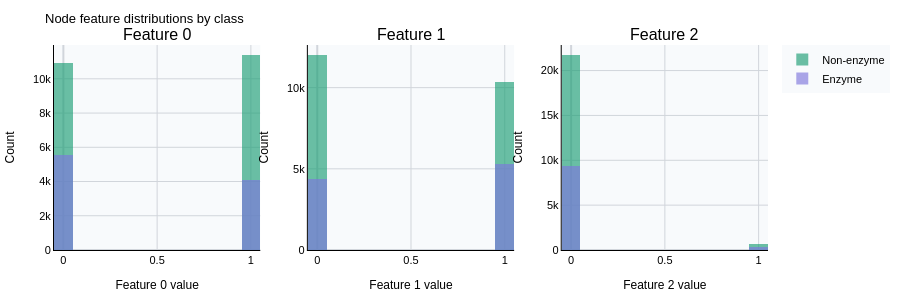

The cell this chart's notebook holds for it:
### Code cell
# ── Node feature distributions ──
def plot_node_features(data_list, n_feat=3):
    fig = make_subplots(rows=1, cols=n_feat,
        subplot_titles=[f"Feature {i}" for i in range(n_feat)])
    colors = {0: "#1D9E75", 1: "#7F77DD"}
    for feat_idx in range(n_feat):
        for cls, col in colors.items():
            vals = []
            for d in data_list:
                if int(d.y.item()) == cls and d.x is not None:
                    vals.extend(d.x[:, feat_idx].tolist())
            fig.add_trace(go.Histogram(
                x=vals, name=("Enzyme" if cls==1 else "Non-enzyme"),
                marker_color=col, opacity=0.65, nbinsx=20,
                showlegend=(feat_idx == 0)), row=1, col=feat_idx+1)
    fig.update_layout(barmode="overlay", height=300,
        title=dict(text="Node feature distributions by class", font=dict(color=BLK, size=13)),
        legend=dict(bgcolor=PANEL_BG, font=dict(color=BLK)),
        **PLOTLY_LAYOUT)
    for i in range(n_feat):
        fig.update_xaxes(**_ax2d(f"Feature {i} value"), row=1, col=i+1)
        fig.update_yaxes(**_ax2d("Count"),               row=1, col=i+1)
    return fig

fig_feat = plot_node_features(all_data, n_feat=N_FEAT)
fig_feat.show()

### Figure 1 — Plotly figure (JSON) as saved in the notebook; plotly's stock layout.template omitted (floating-point values rounded to 4 significant figures; data arrays with more than 128 entries replaced by an {"elided": "..."} marker saying what was removed)
{"data": [{"marker": {"color": "#1D9E75"}, "name": "Non-enzyme", "nbinsx": 20, "opacity": 0.65, "showlegend": true, "type": "histogram", "x": {"elided": "22328 int values"}, "xaxis": "x", "yaxis": "y"}, {"marker": {"color": "#7F77DD"}, "name": "Enzyme", "nbinsx": 20, "opacity": 0.65, "showlegend": true, "type": "histogram", "x": {"elided": "9663 int values"}, "xaxis": "x", "yaxis": "y"}, {"marker": {"color": "#1D9E75"}, "name": "Non-enzyme", "nbinsx": 20, "opacity": 0.65, "showlegend": false, "type": "histogram", "x": {"elided": "22328 int values"}, "xaxis": "x2", "yaxis": "y2"}, {"marker": {"color": "#7F77DD"}, "name": "Enzyme", "nbinsx": 20, "opacity": 0.65, "showlegend": false, "type": "histogram", "x": {"elided": "9663 int values"}, "xaxis": "x2", "yaxis": "y2"}, {"marker": {"color": "#1D9E75"}, "name": "Non-enzyme", "nbinsx": 20, "opacity": 0.65, "showlegend": false, "type": "histogram", "x": {"elided": "22328 int values"}, "xaxis": "x3", "yaxis": "y3"}, {"marker": {"color": "#7F77DD"}, "name": "Enzyme", "nbinsx": 20, "opacity": 0.65, "showlegend": false, "type": "histogram", "x": {"elided": "9663 int values"}, "xaxis": "x3", "yaxis": "y3"}], "layout": {"annotations": [{"font": {"size": 16}, "showarrow": false, "text": "Feature 0", "x": 0.1444, "xanchor": "center", "xref": "paper", "y": 1, "yanchor": "bottom", "yref": "paper"}, {"font": {"size": 16}, "showarrow": false, "text": "Feature 1", "x": 0.5, "xanchor": "center", "xref": "paper", "y": 1, "yanchor": "bottom", "yref": "paper"}, {"font": {"size": 16}, "showarrow": false, "text": "Feature 2", "x": 0.8556, "xanchor": "center", "xref": "paper", "y": 1, "yanchor": "bottom", "yref": "paper"}], "barmode": "overlay", "font": {"color": "#000000", "family": "Arial, sans-serif", "size": 11}, "height": 300, "legend": {"bgcolor": "#f8fafc", "font": {"color": "#000000"}}, "margin": {"b": 10, "l": 10, "r": 10, "t": 45}, "paper_bgcolor": "#ffffff", "plot_bgcolor": "#f8fafc", "title": {"font": {"color": "#000000", "size": 13}, "text": "Node feature distributions by class"}, "xaxis": {"anchor": "y", "color": "#000000", "domain": [0, 0.2889], "gridcolor": "#d1d5db", "linecolor": "#000000", "tickfont": {"color": "#000000", "size": 11}, "title": {"font": {"color": "#000000", "size": 12}, "text": "Feature 0 value"}, "zerolinecolor": "#d1d5db"}, "xaxis2": {"anchor": "y2", "color": "#000000", "domain": [0.3556, 0.6444], "gridcolor": "#d1d5db", "linecolor": "#000000", "tickfont": {"color": "#000000", "size": 11}, "title": {"font": {"color": "#000000", "size": 12}, "text": "Feature 1 value"}, "zerolinecolor": "#d1d5db"}, "xaxis3": {"anchor": "y3", "color": "#000000", "domain": [0.7111, 1], "gridcolor": "#d1d5db", "linecolor": "#000000", "tickfont": {"color": "#000000", "size": 11}, "title": {"font": {"color": "#000000", "size": 12}, "text": "Feature 2 value"}, "zerolinecolor": "#d1d5db"}, "yaxis": {"anchor": "x", "color": "#000000", "domain": [0, 1], "gridcolor": "#d1d5db", "linecolor": "#000000", "tickfont": {"color": "#000000", "size": 11}, "title": {"font": {"color": "#000000", "size": 12}, "text": "Count"}, "zerolinecolor": "#d1d5db"}, "yaxis2": {"anchor": "x2", "color": "#000000", "domain": [0, 1], "gridcolor": "#d1d5db", "linecolor": "#000000", "tickfont": {"color": "#000000", "size": 11}, "title": {"font": {"color": "#000000", "size": 12}, "text": "Count"}, "zerolinecolor": "#d1d5db"}, "yaxis3": {"anchor": "x3", "color": "#000000", "domain": [0, 1], "gridcolor": "#d1d5db", "linecolor": "#000000", "tickfont": {"color": "#000000", "size": 11}, "title": {"font": {"color": "#000000", "size": 12}, "text": "Count"}, "zerolinecolor": "#d1d5db"}}}
